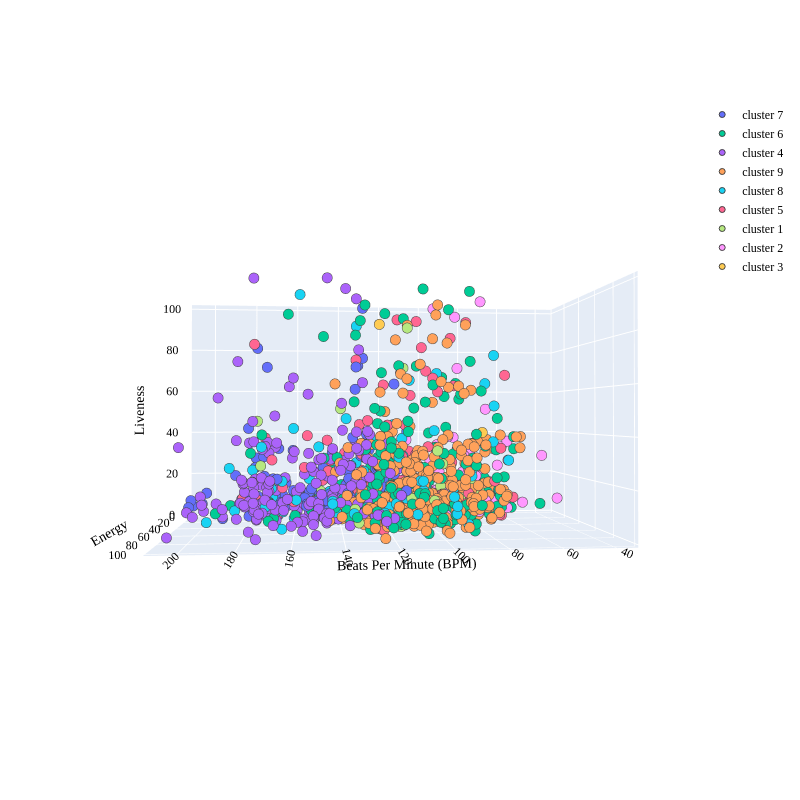

The notebook cell saved with this chart:
### Code cell
import plotly.graph_objects as go
PLOT = go.Figure()
for i in list(data['Music Segment'].unique()):
    PLOT.add_trace(go.Scatter3d(x = data[data["Music Segment"]== i]['Beats Per Minute (BPM)'],
                                y = data[data["Music Segment"] == i]['Energy'],
                                z = data[data["Music Segment"] == i]['Liveness'],                        
                                mode = 'markers',marker_size = 6, marker_line_width = 1, name = str(i)))

PLOT.update_traces(hovertemplate='Beats Per Minute (BPM): %{x} <br>Energy: %{y} <br>Liveness: %{z}')
    
PLOT.update_layout(width = 800, height = 800, autosize = True, showlegend = True,
                   scene = dict(xaxis=dict(title = 'Beats Per Minute (BPM)', titlefont_color = 'black'),
                                yaxis=dict(title = 'Energy', titlefont_color = 'black'),
                                zaxis=dict(title = 'Liveness', titlefont_color = 'black')), 
                   font = dict(family = "Gilroy", color  = 'black', size = 12))

### Figure 1 — Plotly figure (JSON) as saved in the notebook; plotly's stock layout.template omitted (floating-point values rounded to 4 significant figures; data arrays with more than 128 entries replaced by an {"elided": "..."} marker saying what was removed)
{"data": [{"hovertemplate": "Beats Per Minute (BPM): %{x} <br>Energy: %{y} <br>Liveness: %{z}", "marker": {"line": {"width": 1}, "size": 6}, "mode": "markers", "name": "cluster 7", "type": "scatter3d", "x": {"elided": "200 int values"}, "y": {"elided": "200 int values"}, "z": {"elided": "200 int values"}}, {"hovertemplate": "Beats Per Minute (BPM): %{x} <br>Energy: %{y} <br>Liveness: %{z}", "marker": {"line": {"width": 1}, "size": 6}, "mode": "markers", "name": "nan", "type": "scatter3d", "x": [], "y": [], "z": []}, {"hovertemplate": "Beats Per Minute (BPM): %{x} <br>Energy: %{y} <br>Liveness: %{z}", "marker": {"line": {"width": 1}, "size": 6}, "mode": "markers", "name": "cluster 6", "type": "scatter3d", "x": {"elided": "291 int values"}, "y": {"elided": "291 int values"}, "z": {"elided": "291 int values"}}, {"hovertemplate": "Beats Per Minute (BPM): %{x} <br>Energy: %{y} <br>Liveness: %{z}", "marker": {"line": {"width": 1}, "size": 6}, "mode": "markers", "name": "cluster 4", "type": "scatter3d", "x": {"elided": "210 int values"}, "y": {"elided": "210 int values"}, "z": {"elided": "210 int values"}}, {"hovertemplate": "Beats Per Minute (BPM): %{x} <br>Energy: %{y} <br>Liveness: %{z}", "marker": {"line": {"width": 1}, "size": 6}, "mode": "markers", "name": "cluster 9", "type": "scatter3d", "x": {"elided": "408 int values"}, "y": {"elided": "408 int values"}, "z": {"elided": "408 int values"}}, {"hovertemplate": "Beats Per Minute (BPM): %{x} <br>Energy: %{y} <br>Liveness: %{z}", "marker": {"line": {"width": 1}, "size": 6}, "mode": "markers", "name": "cluster 8", "type": "scatter3d", "x": [137, 122, 159, 160, 157, 120, 129, 131, 112, 117, 80, 184, 81, 130, 130, 81, 108, 104, 155, 77, 140, 140, 125, 121, 164, 130, 170, 146, 92, 120, 119, 82, 104, 171, 145, 131, 133, 102, 120, 124, 73, 140, 112, 78, 134, 133, 147, 126, 121, 119, 135, 142, 112, 112, 98, 177, 114, 127, 137, 179, 84, 119, 119, 176, 83, 115, 143, 99, 113, 115, 110, 191, 79, 123, 98, 73, 161, 104, 123, 111, 100, 116, 103, 127, 186, 142, 115, 160, 172, 132, 170, 142, 73, 139, 117, 131, 103, 81, 104, 120, 110, 165, 115, 144, 76, 97, 145, 138, 150, 90, 174, 135, 164, 133, 89, 121, 128, 95, 125, 82, 170, 86, 87, 75, 154], "y": [96, 77, 67, 71, 93, 60, 39, 71, 59, 75, 77, 82, 41, 49, 70, 39, 74, 61, 20, 51, 63, 95, 88, 62, 72, 70, 49, 28, 85, 83, 36, 34, 72, 73, 43, 70, 33, 72, 48, 54, 30, 24, 36, 68, 52, 67, 51, 28, 37, 83, 28, 70, 76, 71, 93, 48, 35, 37, 69, 36, 10, 76, 73, 26, 88, 74, 76, 68, 93, 57, 8, 93, 44, 41, 94, 45, 26, 6, 13, 86, 98, 31, 69, 39, 44, 18, 69, 61, 80, 29, 39, 36, 73, 60, 61, 37, 75, 49, 60, 57, 87, 60, 52, 55, 56, 14, 99, 44, 80, 86, 42, 72, 85, 88, 77, 80, 51, 72, 73, 24, 34, 62, 55, 66, 36], "z": [12, 12, 14, 43, 93, 19, 7, 6, 63, 39, 52, 28, 16, 23, 8, 10, 18, 10, 8, 9, 11, 47, 11, 5, 10, 9, 17, 12, 6, 14, 12, 12, 11, 12, 15, 11, 13, 8, 18, 27, 63, 7, 30, 73, 28, 16, 6, 16, 32, 32, 17, 9, 9, 13, 11, 6, 26, 8, 28, 24, 8, 9, 8, 7, 38, 15, 10, 9, 11, 9, 10, 9, 12, 14, 14, 7, 8, 10, 36, 23, 18, 44, 42, 9, 7, 24, 5, 6, 36, 4, 12, 8, 30, 13, 12, 6, 65, 10, 10, 16, 23, 21, 10, 12, 8, 18, 16, 9, 36, 13, 8, 84, 5, 27, 24, 9, 13, 19, 9, 12, 14, 25, 10, 17, 20]}, {"hovertemplate": "Beats Per Minute (BPM): %{x} <br>Energy: %{y} <br>Liveness: %{z}", "marker": {"line": {"width": 1}, "size": 6}, "mode": "markers", "name": "cluster 5", "type": "scatter3d", "x": {"elided": "170 int values"}, "y": {"elided": "170 int values"}, "z": {"elided": "170 int values"}}, {"hovertemplate": "Beats Per Minute (BPM): %{x} <br>Energy: %{y} <br>Liveness: %{z}", "marker": {"line": {"width": 1}, "size": 6}, "mode": "markers", "name": "cluster 1", "type": "scatter3d", "x": [117, 118, 101, 114, 116, 149, 134, 108, 98, 103, 127, 119, 122, 138, 133, 135, 141, 117, 85, 138, 81, 134, 89, 106, 136, 173, 135, 172, 125, 113, 134, 94, 105, 125, 80, 89, 75, 127, 106, 130], "y": [93, 82, 78, 83, 33, 20, 71, 40, 55, 63, 46, 84, 57, 48, 76, 92, 63, 85, 60, 29, 54, 58, 59, 96, 83, 87, 31, 84, 59, 45, 66, 13, 83, 28, 64, 76, 41, 58, 30, 62], "z": [81, 5, 29, 16, 11, 13, 13, 14, 18, 12, 9, 10, 9, 8, 8, 8, 51, 6, 19, 11, 16, 7, 15, 35, 12, 46, 7, 29, 27, 69, 6, 11, 15, 18, 11, 37, 35, 17, 14, 17]}, {"hovertemplate": "Beats Per Minute (BPM): %{x} <br>Energy: %{y} <br>Liveness: %{z}", "marker": {"line": {"width": 1}, "size": 6}, "mode": "markers", "name": "cluster 2", "type": "scatter3d", "x": {"elided": "177 int values"}, "y": {"elided": "177 int values"}, "z": {"elided": "177 int values"}}, {"hovertemplate": "Beats Per Minute (BPM): %{x} <br>Energy: %{y} <br>Liveness: %{z}", "marker": {"line": {"width": 1}, "size": 6}, "mode": "markers", "name": "cluster 3", "type": "scatter3d", "x": [134, 81, 82, 151, 127], "y": [32, 60, 50, 32, 87], "z": [11, 41, 13, 8, 83]}], "layout": {"autosize": true, "font": {"color": "black", "family": "Gilroy", "size": 12}, "height": 800, "scene": {"aspectmode": "auto", "aspectratio": {"x": 1.448, "y": 0.8311, "z": 0.8311}, "camera": {"center": {"x": 0, "y": 0, "z": 0}, "eye": {"x": 0.2391, "y": 2.582, "z": -0.02037}, "projection": {"type": "perspective"}, "up": {"x": 0, "y": 0, "z": 1}}, "xaxis": {"title": {"font": {"color": "black"}, "text": "Beats Per Minute (BPM)"}, "type": "linear"}, "yaxis": {"title": {"font": {"color": "black"}, "text": "Energy"}, "type": "linear"}, "zaxis": {"title": {"font": {"color": "black"}, "text": "Liveness"}, "type": "linear"}}, "showlegend": true, "width": 800}}
